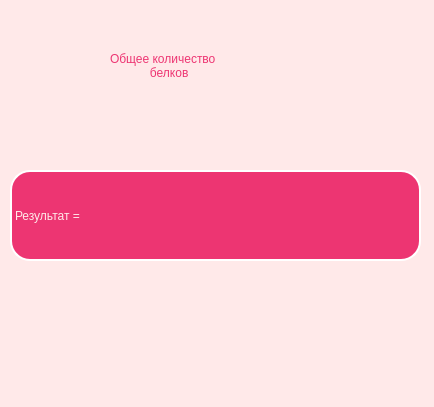
<?xml version="1.0" encoding="UTF-8"?>
<ui version="4.0">
 <class>Form2</class>
 <widget class="QWidget" name="Form2">
  <property name="geometry">
   <rect>
    <x>0</x>
    <y>0</y>
    <width>434</width>
    <height>407</height>
   </rect>
  </property>
  <property name="windowTitle">
   <string>Form</string>
  </property>
  <property name="styleSheet">
   <string notr="true">background-color:rgb(255, 233, 233);</string>
  </property>
  <widget class="QLabel" name="label">
   <property name="geometry">
    <rect>
     <x>110</x>
     <y>0</y>
     <width>211</width>
     <height>131</height>
    </rect>
   </property>
   <property name="styleSheet">
    <string notr="true">font: italic 14pt &quot;Segoe UI&quot;;
color:rgb(237, 53, 114);</string>
   </property>
   <property name="text">
    <string>Общее количество
            белков</string>
   </property>
  </widget>
  <widget class="QLabel" name="label_3">
   <property name="geometry">
    <rect>
     <x>10</x>
     <y>170</y>
     <width>411</width>
     <height>91</height>
    </rect>
   </property>
   <property name="styleSheet">
    <string notr="true">border: 2px solid rgb(255, 255, 255);
font: 14pt &quot;Segoe UI&quot;;
color:rgb(255, 233, 233);
background-color:rgb(237, 53, 114);
border-radius: 20px;</string>
   </property>
   <property name="text">
    <string>Результат =</string>
   </property>
  </widget>
 </widget>
 <resources/>
 <connections/>
</ui>
